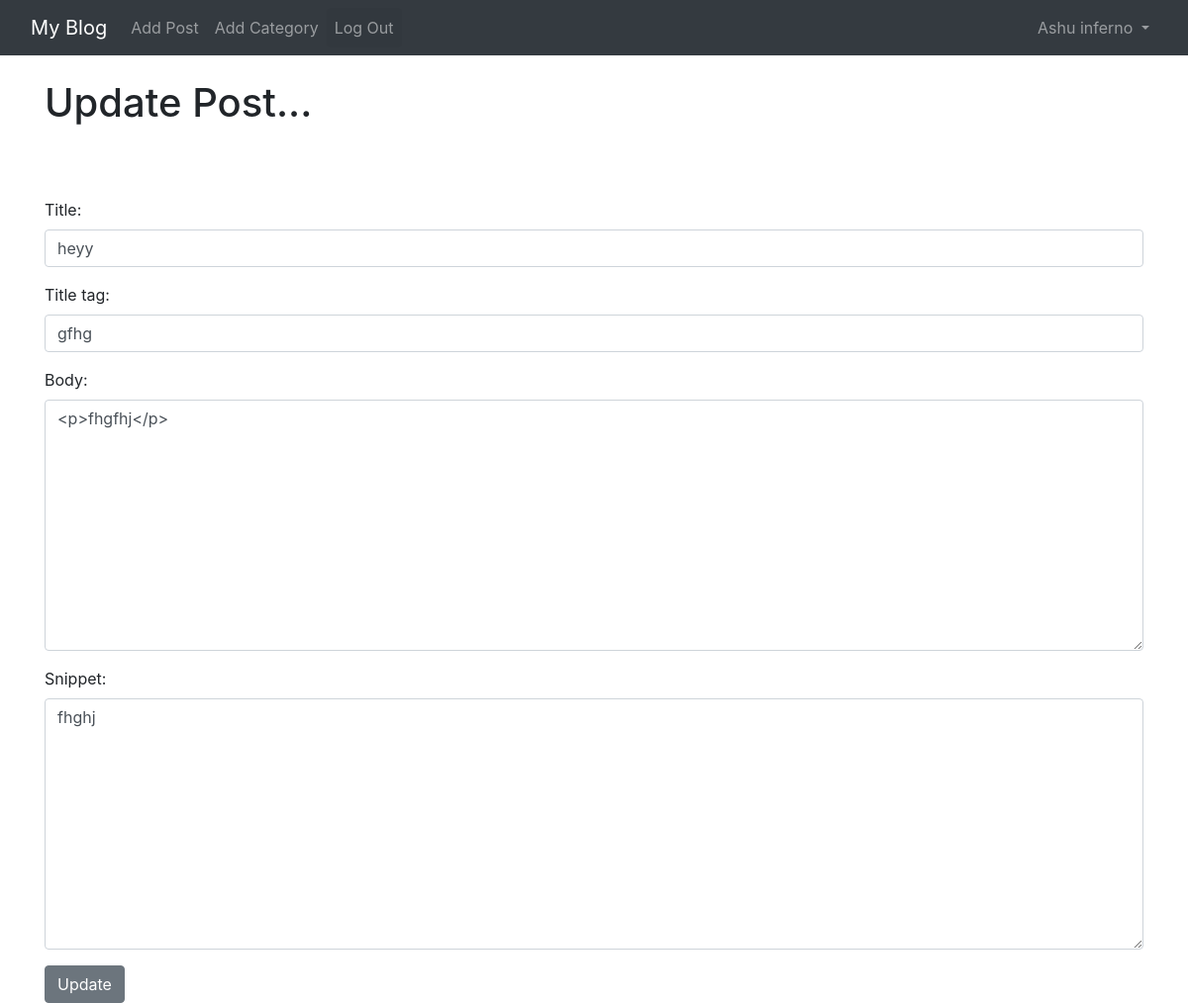
Screenshot of /article/edit/66 (signed in) with the database file from the repository.
### firstblog/models.py (models this page shows, shortened)
class Post(models.Model):
    title=models.CharField(max_length=255)
    header_image=models.ImageField(null=True ,blank=True, upload_to="images/")
    title_tag=models.CharField(max_length=255)
    author=models.ForeignKey(User,on_delete=models.CASCADE)
    body=RichTextField(blank=True, null=True)
    post_date=models.DateField(auto_now_add=True)
    category=models.CharField(max_length=255,default='coding')
    snippet=models.CharField(max_length=255 )
    likes=models.ManyToManyField(User, related_name= 'blog_posts')

### firstblog/views.py (the view)
# urls.py: path('article/edit/<int:pk>',UpdatePostView.as_view(),name="update_post"),
class UpdatePostView(UpdateView):
    model=Post
    form_class=EditForm
    template_name='update_post.html'

### firstblog/forms.py
class EditForm(forms.ModelForm):
    class Meta:
        model=Post
        fields=('title','title_tag', 'body', 'snippet',)
        widgets={
            'title':forms.TextInput(attrs={'class':'form-control'}),
            'title_tag':forms.TextInput(attrs={'class':'form-control'}),
            'body':forms.Textarea(attrs={'class':'form-control'}),
            'snippet':forms.Textarea(attrs={'class':'form-control'}),
        }

### firstblog/templates/update_post.html (shortened to what this page needs)
{% extends 'base.html' %}
{% block content %}
{% if user.is_authenticated %}
    {% if user.id == post.author.id %}
     <h1>Update Post...</h1>
     <br><br>
         <form method="POST">
            {{form.as_p}}
            <button class="btn btn-secondary">Update</button>
     </div>
     {% else %}
         You're not allowed here!(and u know it....)
     {% endif %}
{% else %}
You're not allowed here!(and u know it....)
{% endif %}
{% endblock %}

### firstblog/templates/base.html (shortened to what this page needs)
<!DOCTYPE html>
<html lang="en">
  <head>
    <link
      rel="stylesheet"
      href="https://cdn.jsdelivr.net/npm/bootstrap@4.6.2/dist/css/bootstrap.min.css"
    />
  </head>
  <body>
    <nav class="navbar navbar-expand-lg navbar-dark bg-dark">
      <div class="container-fluid">
        <a class="navbar-brand" href="{% url 'home' %}">My Blog</a>
        <div class="collapse navbar-collapse" id="navbarSupportedContent">
          <ul class="navbar-nav me-auto mb-2 mb-lg-0">
            {% if user.is_authenticated %}
            <li class="nav-item">
              <a class="nav-link" href="{% url 'add_post' %}">Add Post</a>
            </li>
            <li class="nav-item">
              <a class="nav-link" href="{% url 'add_category' %}"
                >Add Category</a
              >
            </li>
            <form method="post" action="{% url 'logout' %}" class="nav-item">
              <button
                style="
                  background-color: rgba(0, 0, 0, 0.034);
                  outline: none;
                  box-shadow: none;
                  border: none;
                "
                type="submit"
                class="nav-link btn btn-secondary"
              >
                Log Out
              </button>
            </form>
            {% endif %}
          </ul>
          {% if user.is_authenticated %}
          <ul class="navbar-nav ml-auto mb-2 mb-lg-0">
            <li class="nav-item dropdown">
              <a
                class="nav-link dropdown-toggle"
                href="#"
                role="button"
                data-toggle="dropdown"
                aria-expanded="false"
              >
                {{ user.first_name}} {{ user.last_name}}
              </a>
            </li>
          </ul>
          {% endif %}
        </div>
      </div>
    </nav>
    <br />
    <div class="container">{% block content %} {% endblock %}</div>
  </body>
</html>

### rows the page displays
Post: title "heyy", title_tag "gfhg", body "<p>fhgfhj</p>", snippet "fhghj"

### other values shown
{{ user.first_name }} "Ashu"
{{ user.last_name }} "inferno"
